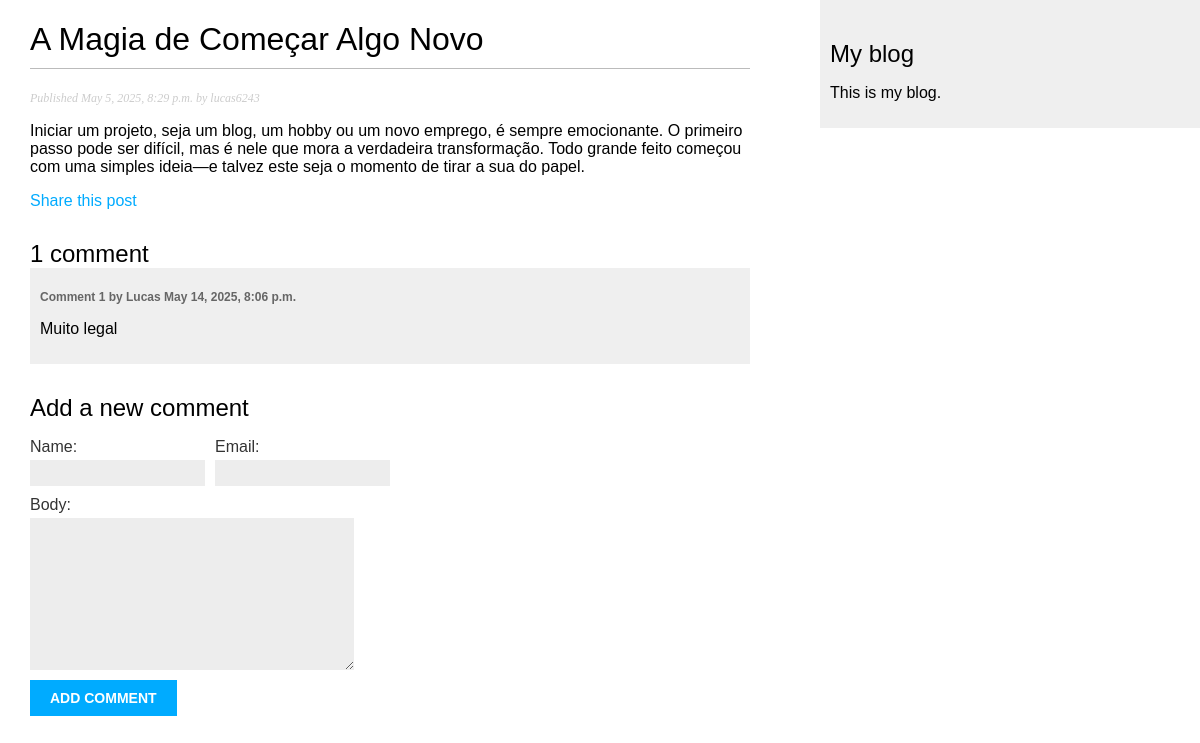
The page /blog/2025/5/5/a-magia-de-comecar-algo-novo/ on the database its author committed.
### blog/models.py (models this page shows, shortened)
class Post(models.Model):
    class Status(models.TextChoices):
        DRAFT = 'DF', 'Draft'
        PUBLISHED = 'PB', 'Published'
    title = models.CharField(max_length=250, unique_for_date='publish')
    slug = models.SlugField(max_length=250)
    author = models.ForeignKey(
        settings.AUTH_USER_MODEL,
        on_delete=models.CASCADE,
        related_name='blog_posts'
    )
    body = models.TextField()
    publish = models.DateTimeField(default=timezone.now)
    created = models.DateTimeField(auto_now_add=True)
    updated = models.DateTimeField(auto_now=True)
    status = models.CharField(
        max_length=2,
        choices=Status,
        default=Status.DRAFT
    )
    objects = models.Manager() # The default manager.
    published = PublishedManager() # Our custom manager.
    class Meta:
            ordering = ['-publish']
            indexes = [
            models.Index(fields=['-publish']),
        ]
    tags = TaggableManager()

class Comment(models.Model):
    post = models.ForeignKey(
        Post,
        on_delete=models.CASCADE,
        related_name='comments'
    )
    name = models.CharField(max_length=80)
    email = models.EmailField()
    body = models.TextField()
    created = models.DateTimeField(auto_now_add=True)
    updated = models.DateTimeField(auto_now=True)
    active = models.BooleanField(default=True)
    class Meta:
        ordering = ['created']
        indexes = [
            models.Index(fields=['created']),
        ]

### blog/views.py (the view)
# urls.py: path('<int:year>/<int:month>/<int:day>/<slug:post>/', views.post_detail, name='post_detail'),
def post_detail(request, year, month, day, post):
    post = get_object_or_404(
        Post,
        status=Post.Status.PUBLISHED,
        slug=post,
        publish__year=year,
        publish__month=month,
        publish__day=day
    )
    comments = post.comments.filter(active=True)
    form = CommentForm()
    return render(
        request,
        'blog/post/detail.html',
        {
            'post': post,
            'comments': comments,
            'form': form
        }
    )

### blog/forms.py
class CommentForm(forms.ModelForm):
    class Meta:
        model = Comment
        fields = ['name', 'email', 'body']

### blog/templates/blog/post/detail.html (shortened to what this page needs)
{% extends "blog/base.html" %}
{% block content %}
  <h1>{{ post.title }}</h1>
<p class="date">
    Published {{ post.publish }} by {{ post.author }}
  </p>
  {{ post.body|linebreaks }}
  <p>
    <a href="{% url "blog:post_share" post.id %}">
    Share this post
    </a>
  </p>
{% with comments.count as total_comments %}
 <h2>
      {{ total_comments }} comment{{ total_comments|pluralize }}
 </h2>
  {% endwith %}
  {% for comment in comments %}
 <div class="comment">
 <p class="info">
        Comment {{ forloop.counter }} by {{ comment.name }}
        {{ comment.created }}
 </p>
      {{ comment.body|linebreaks }}
 </div>
  {% empty %}
 <p>There are no comments.</p>
  {% endfor %}
  {% include "blog/post/includes/comment_form.html" %}
{% endblock %}

### blog/static/blog/style.css (style rules this page uses)
body { margin:0; padding:0; font-family:helvetica, sans-serif; }
a { color:#00abff; text-decoration:none; }
h1 { font-weight:normal; border-bottom:1px solid #bbb; padding:0 0 10px 0; }
h2 { font-weight:normal; margin:30px 0 0; }
p.date { color:#ccc; font-family: georgia, serif; font-size: 12px; font-style: italic; }
label { float:left; clear:both; color:#333; margin-bottom:4px; }
input, textarea { clear:both; float:left; margin:0 0 10px; background:#ededed; border:0; padding:6px 10px; font-size:12px; }
.comment { padding:10px; }
.comment:nth-child(even) { background:#efefef; }
.comment .info { font-weight:bold; font-size:12px; color:#666; }

### rows shown on the page
Post: title "A Magia de Começar Algo Novo", publish "May 5, 2025, 8:29 p.m.", author "lucas6243", body "Iniciar um projeto, seja um blog, um hobby ou um novo emprego, é sempre emocionante. O primeiro passo pode ser difícil, mas é nele que mora a verdadeira transformação. Todo grande feito começou com uma simples ideia—e talvez este seja o momento de tirar a sua do papel."
Comment: name "Lucas", created "May 14, 2025, 8:06 p.m.", body "Muito legal"

### other values the page prints
{{ total_comments }} "1"
